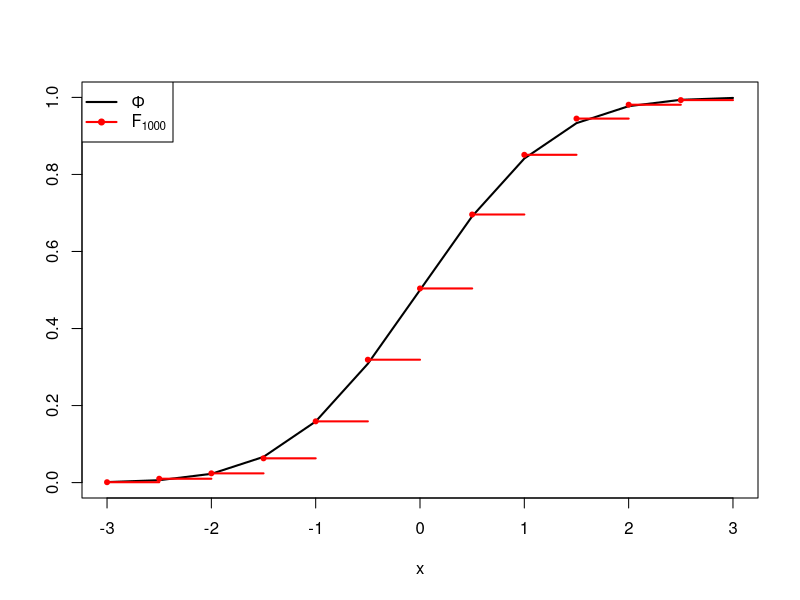

Source code (R):
## ---- chunk 1
x = seq(-3, 3, 0.5)                         # 设置自变量的值
y = matrix(rnorm(30000, 2, 3), 1000, 30)    # 模拟1000组容量为30的样本，注意随机数的生成方法
z = (rowSums(y)/30-2)*sqrt(30/9)            # 计算z的各个观测值，注意z的计算方法
f = c()
for (i in 1:length(x)) {
  f = c(f, sum(z<=x[i])/1000)
}

Phi = pnorm(x, 0, 1)

plot(x, Phi, type = "l", lty = 1, pch = 1, 
     lwd = 2, col = "black", ylim = c(0, 1), ylab ="")
for (i in 1:(length(f)-1)) {                # 注意不可照抄书上的值“60”！！！
  lines(x[i:(i+1)], c(f[i], f[i]), lty = 1, lwd = 2, col = "red")
  if (i == 1)
    points(x[i], f[i], pch = 20, col = "red")
  else if (f[i-1] != f[i])
    points(x[i], f[i], pch = 20, col = "red")
}
legend("topleft", c(expression(Phi), expression(F[1000])), 
       lty = 1, pch = c(-1, 20), col = c("black", "red"), lwd = 2)
